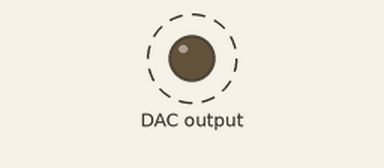
Recording of a sketch running on a simulated Arduino Uno, built with avr-gcc and run on an emulated ATmega328P. Shown: output pins drawn as LEDs (lit = HIGH). Wiring (inferred from the names in the program): MCP4725 DAC at I2C address 0x60. Dashed ring = blinking.

Above: at 0.05 s.
Timing chart, 0 to 3.0 s (numbered marks = the images above):
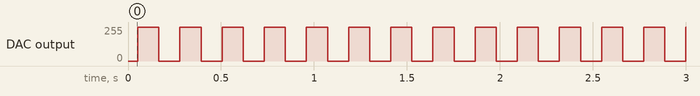

Measured:
- by itself, DAC output: alternates 255/255 for 0.11 s and 0/255 for 0.11 s

The sketch:

DAC_MCP4725_I2C.ino
```cpp
/*
 * MCP4725
 * 4.55Hz sine wave
 *
 *  VCC   GND  Vout
 *    |    |    |
 * |---------------|
 * |     AJW0      |
 * |---------------|
 *    |    |    |
 *   SDA  CLK   A0
 *
 * circuit board:
 * smoothing capacitor
 * pullup for SDA/SCL (pads on bottom [connected])
 * pullup/pulldown for A0 (pads on top [disconnected]) => sets Adress
 * A0=GND: Adress=0x60 /// A0=VCC: Adress=0x61
 *
 */

#include <Wire.h>

int lookup = 0; //current lookup index
int value = 0;  //current value

int sintab2[512] =
{
  2048, 2073, 2098, 2123, 2148, 2174, 2199, 2224,
  2249, 2274, 2299, 2324, 2349, 2373, 2398, 2423,
  2448, 2472, 2497, 2521, 2546, 2570, 2594, 2618,
  2643, 2667, 2690, 2714, 2738, 2762, 2785, 2808,
  2832, 2855, 2878, 2901, 2924, 2946, 2969, 2991,
  3013, 3036, 3057, 3079, 3101, 3122, 3144, 3165,
  3186, 3207, 3227, 3248, 3268, 3288, 3308, 3328,
  3347, 3367, 3386, 3405, 3423, 3442, 3460, 3478,
  3496, 3514, 3531, 3548, 3565, 3582, 3599, 3615,
  3631, 3647, 3663, 3678, 3693, 3708, 3722, 3737,
  3751, 3765, 3778, 3792, 3805, 3817, 3830, 3842,
  3854, 3866, 3877, 3888, 3899, 3910, 3920, 3930,
  3940, 3950, 3959, 3968, 3976, 3985, 3993, 4000,
  4008, 4015, 4022, 4028, 4035, 4041, 4046, 4052,
  4057, 4061, 4066, 4070, 4074, 4077, 4081, 4084,
  4086, 4088, 4090, 4092, 4094, 4095, 4095, 4095,
  4095, 4095, 4095, 4095, 4094, 4092, 4090, 4088,
  4086, 4084, 4081, 4077, 4074, 4070, 4066, 4061,
  4057, 4052, 4046, 4041, 4035, 4028, 4022, 4015,
  4008, 4000, 3993, 3985, 3976, 3968, 3959, 3950,
  3940, 3930, 3920, 3910, 3899, 3888, 3877, 3866,
  3854, 3842, 3830, 3817, 3805, 3792, 3778, 3765,
  3751, 3737, 3722, 3708, 3693, 3678, 3663, 3647,
  3631, 3615, 3599, 3582, 3565, 3548, 3531, 3514,
  3496, 3478, 3460, 3442, 3423, 3405, 3386, 3367,
  3347, 3328, 3308, 3288, 3268, 3248, 3227, 3207,
  3186, 3165, 3144, 3122, 3101, 3079, 3057, 3036,
  3013, 2991, 2969, 2946, 2924, 2901, 2878, 2855,
  2832, 2808, 2785, 2762, 2738, 2714, 2690, 2667,
  2643, 2618, 2594, 2570, 2546, 2521, 2497, 2472,
  2448, 2423, 2398, 2373, 2349, 2324, 2299, 2274,
  2249, 2224, 2199, 2174, 2148, 2123, 2098, 2073,
  2048, 2023, 1998, 1973, 1948, 1922, 1897, 1872,
  1847, 1822, 1797, 1772, 1747, 1723, 1698, 1673,
  1648, 1624, 1599, 1575, 1550, 1526, 1502, 1478,
  1453, 1429, 1406, 1382, 1358, 1334, 1311, 1288,
  1264, 1241, 1218, 1195, 1172, 1150, 1127, 1105,
  1083, 1060, 1039, 1017,  995,  974,  952,  931,
   910,  889,  869,  848,  828,  808,  788,  768,
   749,  729,  710,  691,  673,  654,  636,  618,
   600,  582,  565,  548,  531,  514,  497,  481,
   465,  449,  433,  418,  403,  388,  374,  359,
   345,  331,  318,  304,  291,  279,  266,  254,
   242,  230,  219,  208,  197,  186,  176,  166,
   156,  146,  137,  128,  120,  111,  103,   96,
    88,   81,   74,   68,   61,   55,   50,   44,
    39,   35,   30,   26,   22,   19,   15,   12,
    10,    8,    6,    4,    2,    1,    1,    0,
     0,    0,    1,    1,    2,    4,    6,    8,
    10,   12,   15,   19,   22,   26,   30,   35,
    39,   44,   50,   55,   61,   68,   74,   81,
    88,   96,  103,  111,  120,  128,  137,  146,
   156,  166,  176,  186,  197,  208,  219,  230,
   242,  254,  266,  279,  291,  304,  318,  331,
   345,  359,  374,  388,  403,  418,  433,  449,
   465,  481,  497,  514,  531,  548,  565,  582,
   600,  618,  636,  654,  673,  691,  710,  729,
   749,  768,  788,  808,  828,  848,  869,  889,
   910,  931,  952,  974,  995, 1017, 1039, 1060,
  1083, 1105, 1127, 1150, 1172, 1195, 1218, 1241,
  1264, 1288, 1311, 1334, 1358, 1382, 1406, 1429,
  1453, 1478, 1502, 1526, 1550, 1575, 1599, 1624,
  1648, 1673, 1698, 1723, 1747, 1772, 1797, 1822,
  1847, 1872, 1897, 1922, 1948, 1973, 1998, 2023
};


void setup()
{
  Wire.begin();
}

void loop()
{
  value = sintab2[lookup];
  Wire.beginTransmission(0x60);
  Wire.write(B01000000);                 // normal write & no powerdown
  Wire.write((value >> 4) & B11111111);  // first 8 bits
  Wire.write((value & 15) << 4);         // last 4 bits
  Wire.endTransmission();

  lookup = (lookup + 1) & 511;
}
```
